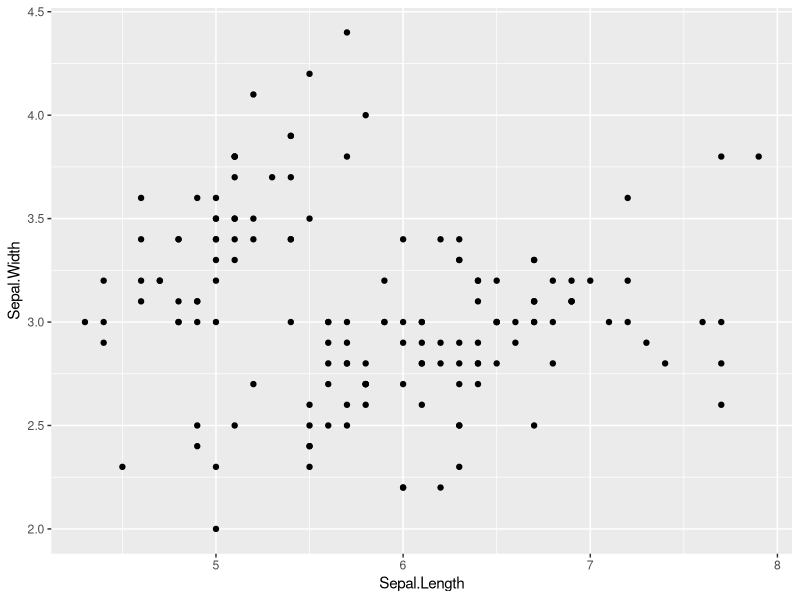
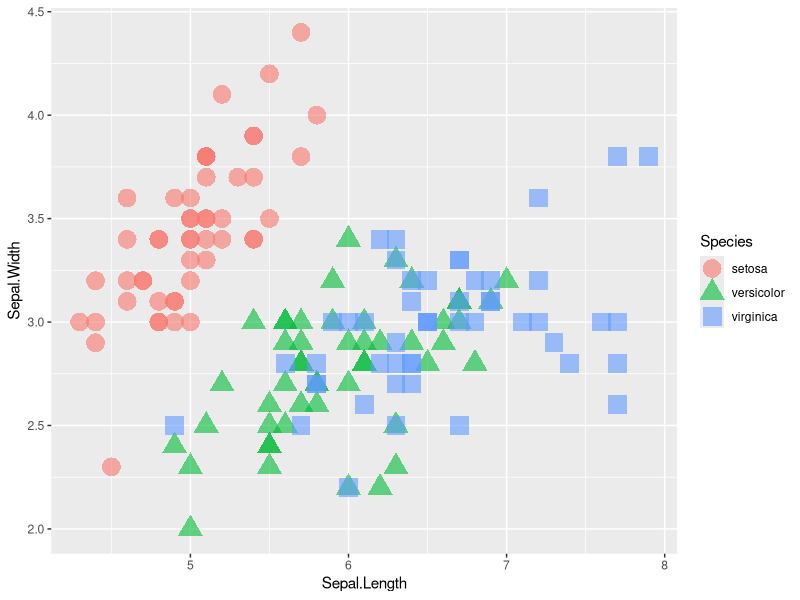
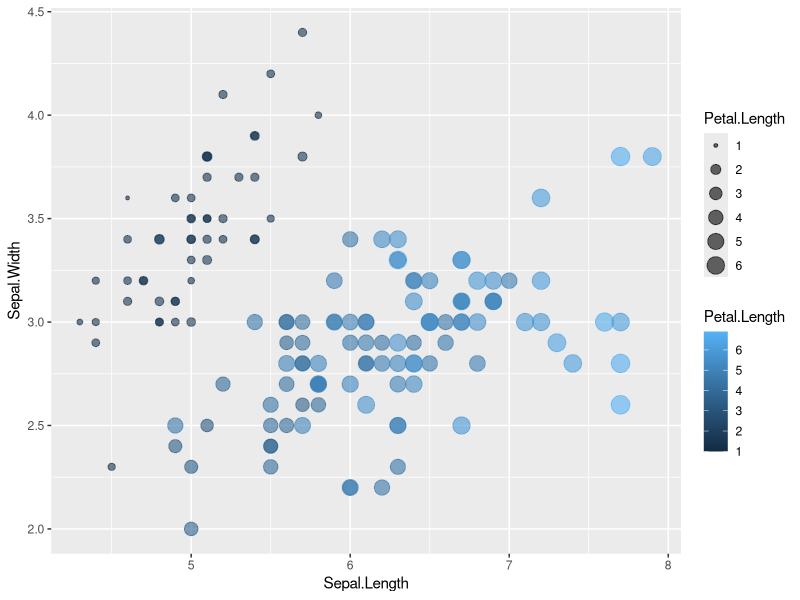

Write R code to recreate these figures, in order.
#### Basic scatterplot
library(ggplot2)
ggplot(iris, aes(x=Sepal.Length, y=Sepal.Width)) + 
    geom_point()

#### Custom scatterplot
library(ggplot2)

# Color and shape depend on factor (categorical variable)
ggplot(iris, aes(x=Sepal.Length, y=Sepal.Width, color=Species, shape=Species)) +
    geom_point(size=6, alpha=0.6)
 
# Color and shape depend on factor (numerical variable)
ggplot(iris, aes(x=Sepal.Length, y=Sepal.Width, color=Petal.Length, size=Petal.Length)) +
    geom_point(alpha=0.6)
